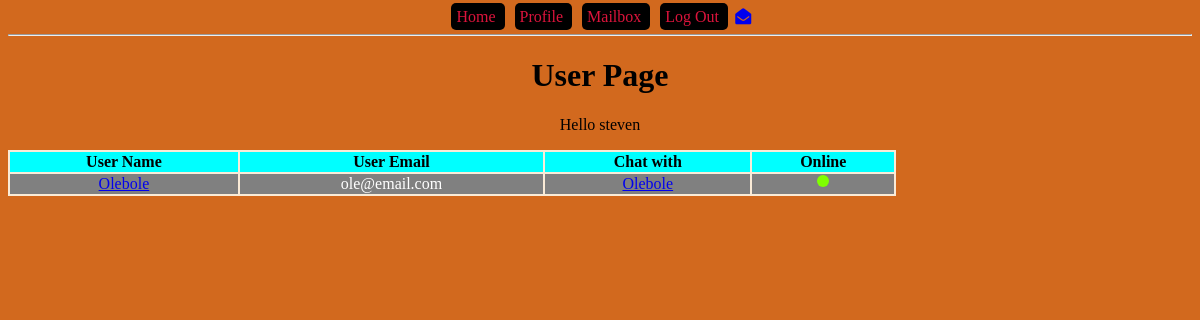
The page /profile (signed in) on the database its author committed.
### models.py (models this page shows, shortened)
class User(db.Model):
    id = db.Column(db.Integer, primary_key=True, autoincrement=True)
    name = db.Column(db.String(150))
    email = db.Column(db.String(150), unique=True)
    password = db.Column(db.String(100))
    admin = db.Column(db.BOOLEAN, default=False)
    online = db.Column(db.BOOLEAN, default=False)
    sent_messages = db.relationship('Message', backref='sender', lazy=True)
    recv_messages = db.relationship('Message', secondary=message_recv, lazy='subquery',
                                    backref=db.backref('receivers', lazy=True))

### blueprints/user/__init__.py (the view)
@bp_user.get('/profile')
@login_required
def user_get():
    users = get_all_but_current_user()
    return render_template("user.html", users=users)

### app.py (called while the page is built)
def create_app():
    app = Flask(__name__)
    app.config['SECRET_KEY'] = '123secret'
    app.config['SQLALCHEMY_TRACK_MODIFICATIONS'] = False
    app.config['SQLALCHEMY_DATABASE_URI'] = 'sqlite:///db.sqlite'
    db.init_app(app)
    login_manager = LoginManager()
    login_manager.init_app(app)
    @login_manager.user_loader
    def load_user(user_id):
        from models import User
        return User.query.filter_by(id=user_id).first()
    from blueprints.open import bp_open
    app.register_blueprint(bp_open)
    from blueprints.user import bp_user
    app.register_blueprint(bp_user)
    from blueprints.api import bp_api
    app.register_blueprint(bp_api, url_prefix='/api/v1.0')
    from blueprints.admin import bp_admin
    app.register_blueprint(bp_admin)
    from blueprints.ajax import bp_ajax
    app.register_blueprint(bp_ajax)
    return app

### controllers/user_controller.py (called while the page is built)
def get_all_but_current_user():
    from models import User
    user = current_user
    return User.query.filter(User.id != user.id).all()

### templates/user.html (shortened to what this page needs)
{% extends "base-template.html" %}
{% block content %}
    <h1 id="main-heading">User Page</h1>
    <p>Hello {{ current_user.name }}</p>
    <table>
        <tr>
            <th>User Name</th>
            <th>User Email</th>
            <th>Chat with</th>
            <th>Online</th>
        </tr>
        {% for user in users %}
            <tr>
                <td><a href="{{ url_for('bp_user.message_get', user_id=user.id) }}">{{ user.name }}</a></td>
                <td>{{ user.email }}</td>
                <td><a href="{{ url_for('bp_user.chat_get', user_id=user.id) }}">{{ user.name }}</a></td>
                <td class="center-content">
                    {% if user.online %}
                        <div class="circle online"></div>
                    {% else %}
                        <div class="circle offline"></div>
                    {% endif %}
                </td>
            </tr>
        {% endfor %}
    </table>
{% endblock %}

### static/css/main.css (style rules this page uses)
body { text-align: center; background-color: cadetblue; }
h1 { text-align: center; }
p { text-align: center; }
body { background-color: chocolate; }
table { width: 75%; background-color: antiquewhite; }
th { background: aqua; }
tr:nth-child(odd) { background: darkgrey; }
tr:nth-child(even) { background: grey; color: white; }
.center-content { display:flex; align-items: center; align-content: center; }
.circle { margin: 0 auto; width: 12px; height: 12px; border-radius: 50%; }
.online { background: chartreuse; }

### rows shown on the page
User: name "steven"
User: name "Olebole", email "ole@email.com", online True (drawn)
